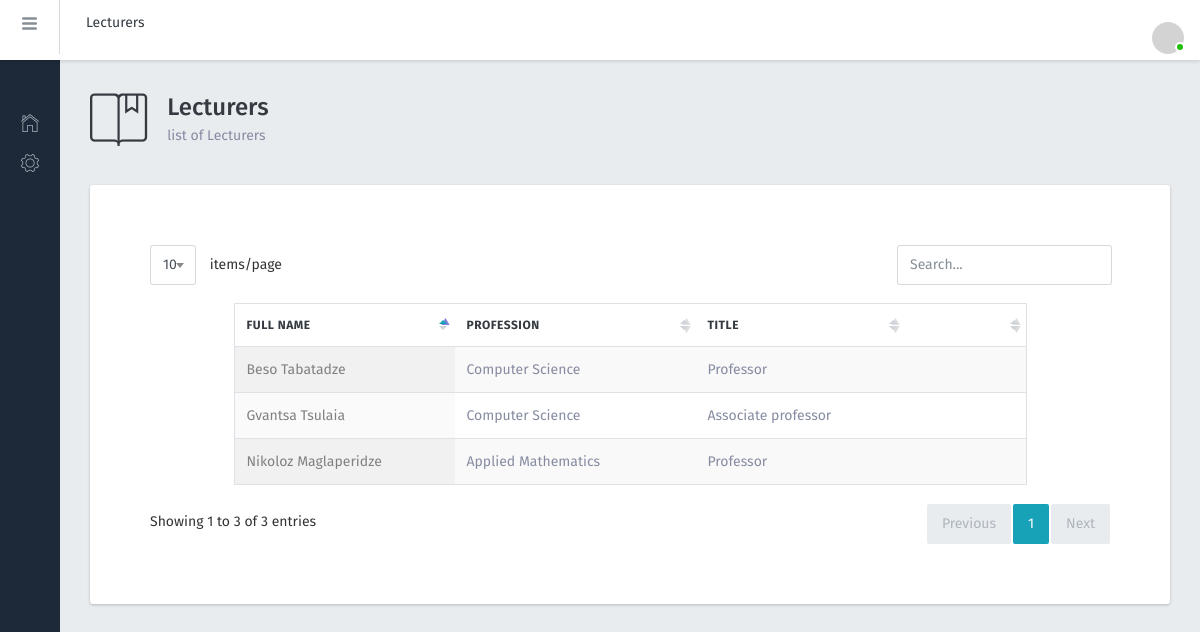
/StudentPortal/index.php/lecturers, run on the app's committed database.
### tables this page shows
CREATE TABLE `lecturers` (
  `ID` int(10) UNSIGNED NOT NULL,
  `PN` varchar(11) NOT NULL,
  `FullName` varchar(150) NOT NULL,
  `Email` varchar(100) NOT NULL,
  `Password` varchar(150) NOT NULL,
  `Birthdate` varchar(50) NOT NULL,
  `PhoneNumber` varchar(20) NOT NULL,
  `SumRating` int(11) NOT NULL,
  `CountRating` int(11) NOT NULL,
  `Title` varchar(100) NOT NULL,
  `Profession` varchar(300) NOT NULL
);

### StudentPortal/application/controllers/lecturers.php (called while the page is built, shortened)
<?php
  Class Lecturers extends CI_Controller {
    public function __construct() {
      $this->load->helper('url');
      $this->load->helper('form');
      $this->load->library('form_validation');
      $this->load->library('session');
      $this->load->model('lecturer_model');
      $this->load->model('lecturer_model', 'user');
    }
    public function index() {
      $this->load->view('lecturers');
    }
  }
?>

### StudentPortal/index.php (called while the page is built, shortened)
<?php
require_once BASEPATH.'core/CodeIgniter.php';

### StudentPortal/application/views/lecturers.php (the view, shortened to what this page needs)
<!DOCTYPE html>
<html lang="en">
  <head>
    <link href="<?php echo base_url();?>/front/lib/font-awesome/css/font-awesome.css" rel="stylesheet">
    <link href="<?php echo base_url();?>/front/lib/Ionicons/css/ionicons.css" rel="stylesheet">
    <link href="<?php echo base_url();?>/front/lib/perfect-scrollbar/css/perfect-scrollbar.css" rel="stylesheet">
    <link href="<?php echo base_url();?>/front/lib/jquery-switchbutton/jquery.switchButton.css" rel="stylesheet">
    <link href="<?php echo base_url();?>/front/lib/highlightjs/github.css" rel="stylesheet">
    <link href="<?php echo base_url();?>/front/lib/datatables/jquery.dataTables.css" rel="stylesheet">
    <link href="<?php echo base_url();?>/front/lib/select2/css/select2.min.css" rel="stylesheet">
    <link rel="stylesheet" href="<?php echo base_url();?>/front/css/bracket.css">
  </head>
  <body>
    <?php
      $userdata = $_SESSION['logged_in'];
      $who = $userdata['who'];
      $pn = $userdata['pn'];
      if ($who == "lecturer") {
        $condition = "pn =" . "'" . $pn . "'";
        $this->db->select('*');
        $this->db->from('lecturers');
        $this->db->where($condition);
        $this->db->limit(1);
        $query = $this->db->get();
        $result = $query->result();
      } else {
        $condition = "pn =" . "'" . $pn . "'";
        $this->db->select('*');
        $this->db->from('students');
        $this->db->where($condition);
        $this->db->limit(1);
      }
     ?>
    <div class="br-sideleft overflow-y-auto">
      <ul class="br-sideleft-menu">
        <li class="br-menu-item">
          <a href="<?php
            if ($who == "lecturer") {
               echo base_url()."index.php/lecturer_authentification/";
            } else {
              echo base_url()."index.php/student_authentification/";
            }
          ?>open_profile" class="br-menu-link">
            <i class="menu-item-icon icon ion-ios-home-outline tx-24"></i>
          </a>
        </li>
        <li class="br-menu-item">
          <a href="" class="br-menu-link">
            <i class="menu-item-icon icon ion-ios-gear-outline tx-24"></i>
          </a>
        </li>
      </ul>
      <br>
    </div>
    <div class="br-header">
      <div class="br-header-left">
        <div class="navicon-left hidden-md-down"><a id="btnLeftMenu" href=""><i class="icon ion-navicon-round"></i></a></div>
        <div class="pd-10  rounded">
          <ul class="nav nav-gray-600 flex-column flex-sm-row" role="tablist">
            <li class="nav-item"><a class="nav-link active" href="<?php echo base_url();?>/index.php/lecturers/index">Lecturers</a></li>
            <li class="nav-item"><a class="nav-link" href="<?php echo base_url();?>/index.php/universities/index" </a></li>
          </ul>
      </div>
      </div>
      <div class="br-header-right">
        <nav class="nav">
          <div class="dropdown">
            <a href="" class="nav-link nav-link-profile" data-toggle="dropdown">
              <img src="http://via.placeholder.com/500x500" class="wd-32 rounded-circle" alt="">
              <span class="square-10 bg-success"></span>
            </a>
          </div>
        </nav>
      </div>
    </div>
    <div class="br-mainpanel">
      <div class="br-pagetitle">
        <i class="icon icon ion-ios-bookmarks-outline"></i>
        <div>
          <h4>Lecturers</h4>
          <p class="mg-b-0">list of Lecturers</p>
        </div>
      </div>
      <div class="br-pagebody">
        <div class="br-section-wrapper">
          <div class="table-wrapper">
            <?php echo form_open('lecturer_authentification/open_profile'); ?>
            <table id="datatable1" class="table display responsive nowrap">
              <thead>
                <tr >
                  <th class="wd-15p">Full Name</th>
                  <th class="wd-20p">Profession</th>
                  <th class="wd-15p">Title</th>
                  <th class="wd-10p"></th>
                </tr>
              </thead>
              <tbody>
                <?php
                  $this->db->select('*');
                  $this->db->from('lecturers');
                  $query = $this->db->get();
                  foreach ($query->result() as $row)
                  {
                    $lect_id = $row->ID;
                    $fullname = $row->FullName;
                    $proffesion = $row->Profession;
                    $title = $row->Title; ?>
                      <form class="" action="" method="post">
                        <tr>
                          <td><a style="text-decoration: none; color: grey;"> <button class="my-btn" name="lecturer_id" value="<?php echo $lect_id ?>" type="submit"><?php echo $fullname ?></button></a></td>
                          <td><?php echo $proffesion ?></td>
                          <td><?php echo $title ?></td>
                          <td></td>
                        </tr>
                      </form>
                  <?php }
                 ?>
              </tbody>
            </table>
            <?php echo form_close(); ?>
          </div>
    </div>
  </body>
</html>

### StudentPortal/application/views/lecturers.php (style rules this page uses)
.logout-btn-my, .my-btn { background: none; color: inherit; border: none; padding: 0; font: inherit; cursor: pointer; outline: inherit; }

### data on the page
lecturers: $lect_id 1 (drawn), FullName "Gvantsa Tsulaia", Profession "Computer Science", Title "Associate professor"
lecturers: $lect_id 2 (drawn), FullName "Beso Tabatadze", Profession "Computer Science", Title "Professor"
lecturers: $lect_id 3 (drawn), FullName "Nikoloz Maglaperidze", Profession "Applied Mathematics", Title "Professor"
